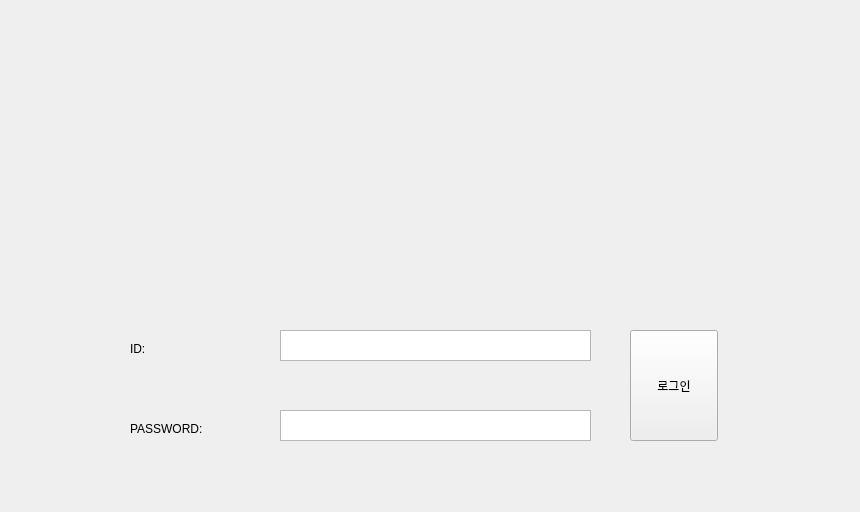
<?xml version="1.0" encoding="UTF-8"?>
<ui version="4.0">
 <class>Tab4AdminLogin</class>
 <widget class="QWidget" name="Tab4AdminLogin">
  <property name="geometry">
   <rect>
    <x>0</x>
    <y>0</y>
    <width>860</width>
    <height>512</height>
   </rect>
  </property>
  <property name="windowTitle">
   <string>Form</string>
  </property>
  <widget class="QPlainTextEdit" name="pPT_ID">
   <property name="geometry">
    <rect>
     <x>280</x>
     <y>330</y>
     <width>311</width>
     <height>31</height>
    </rect>
   </property>
  </widget>
  <widget class="QPlainTextEdit" name="pPT_PWD">
   <property name="geometry">
    <rect>
     <x>280</x>
     <y>410</y>
     <width>311</width>
     <height>31</height>
    </rect>
   </property>
  </widget>
  <widget class="QLabel" name="label">
   <property name="geometry">
    <rect>
     <x>130</x>
     <y>340</y>
     <width>66</width>
     <height>18</height>
    </rect>
   </property>
   <property name="text">
    <string>ID:</string>
   </property>
  </widget>
  <widget class="QLabel" name="label_2">
   <property name="geometry">
    <rect>
     <x>130</x>
     <y>420</y>
     <width>91</width>
     <height>18</height>
    </rect>
   </property>
   <property name="text">
    <string>PASSWORD:</string>
   </property>
  </widget>
  <widget class="QLabel" name="label_3">
   <property name="geometry">
    <rect>
     <x>570</x>
     <y>60</y>
     <width>241</width>
     <height>211</height>
    </rect>
   </property>
   <property name="text">
    <string/>
   </property>
   <property name="pixmap">
    <pixmap resource="STF_Image.qrc">:/STF_Image/STF_Image/STF_Logo.png</pixmap>
   </property>
   <property name="scaledContents">
    <bool>true</bool>
   </property>
  </widget>
  <widget class="QLabel" name="label_4">
   <property name="geometry">
    <rect>
     <x>40</x>
     <y>110</y>
     <width>471</width>
     <height>141</height>
    </rect>
   </property>
   <property name="text">
    <string/>
   </property>
   <property name="pixmap">
    <pixmap resource="STF_Image.qrc">:/STF_Image/STF_Image/STF_Title.png</pixmap>
   </property>
   <property name="scaledContents">
    <bool>true</bool>
   </property>
  </widget>
  <widget class="QPushButton" name="pPB_Admin_Login">
   <property name="geometry">
    <rect>
     <x>630</x>
     <y>330</y>
     <width>88</width>
     <height>111</height>
    </rect>
   </property>
   <property name="text">
    <string>로그인</string>
   </property>
  </widget>
 </widget>
 <resources>
  <include location="STF_Image.qrc"/>
 </resources>
 <connections/>
</ui>
